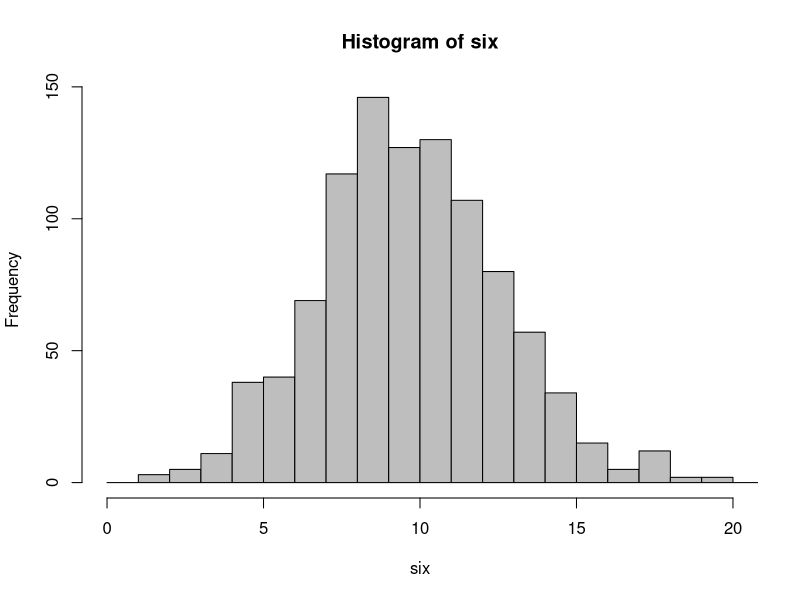
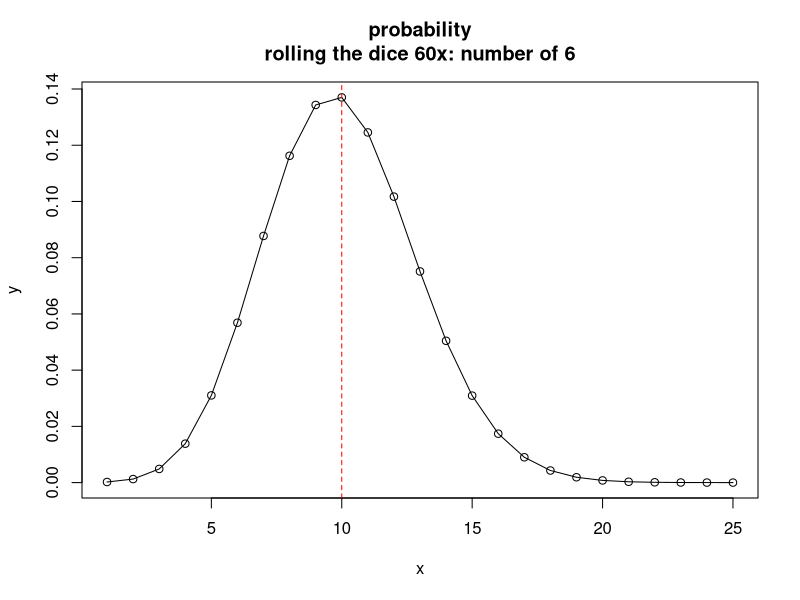
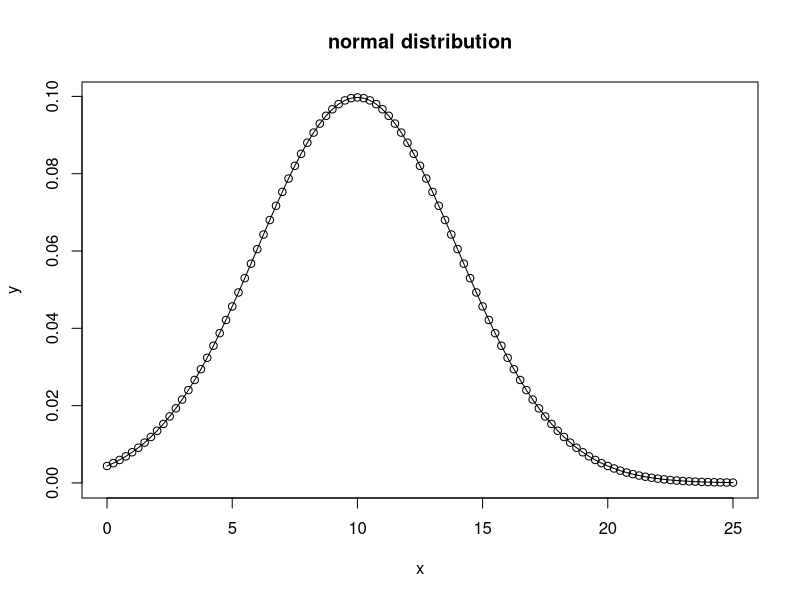
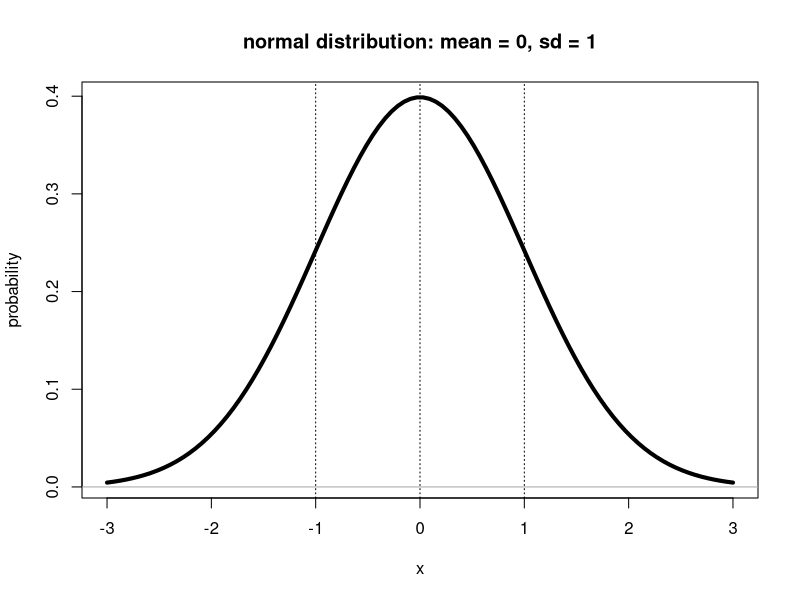
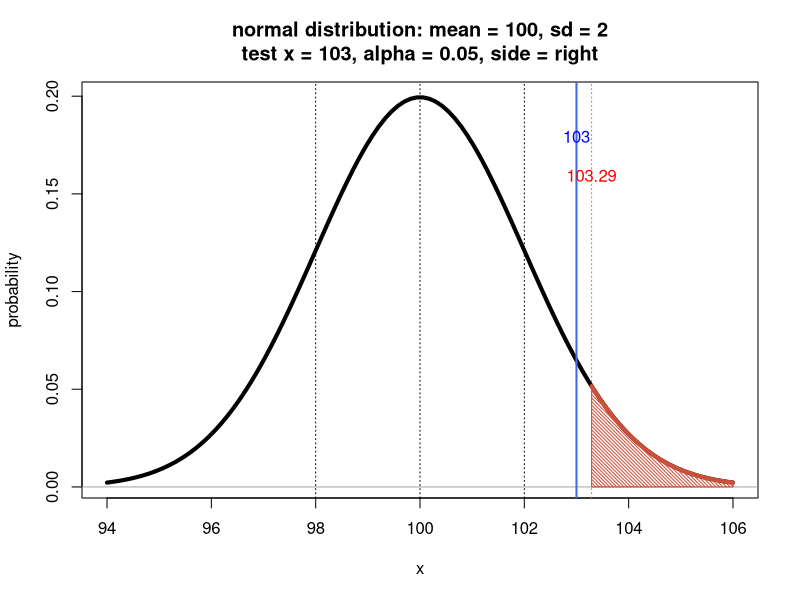
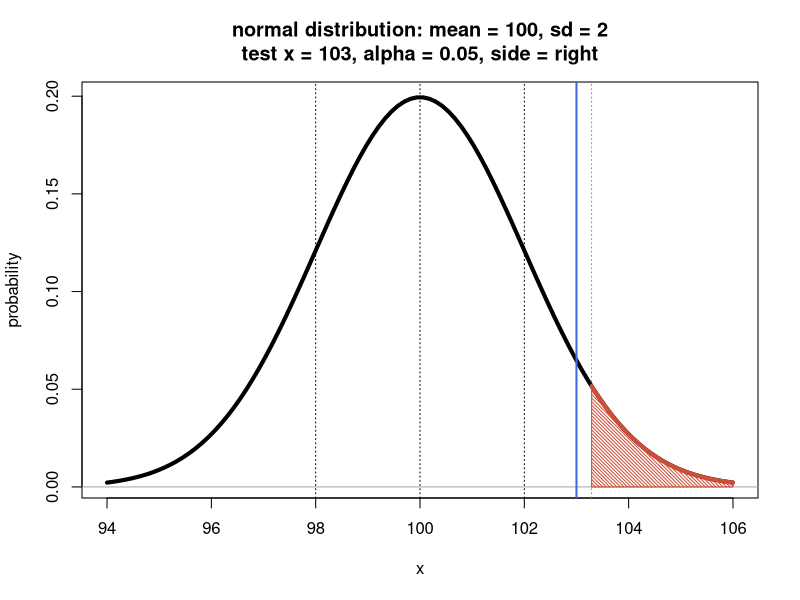
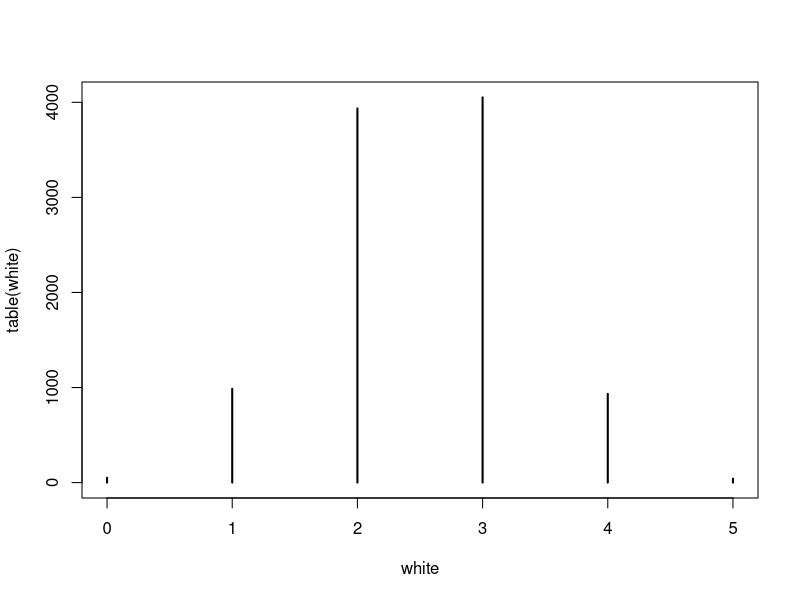
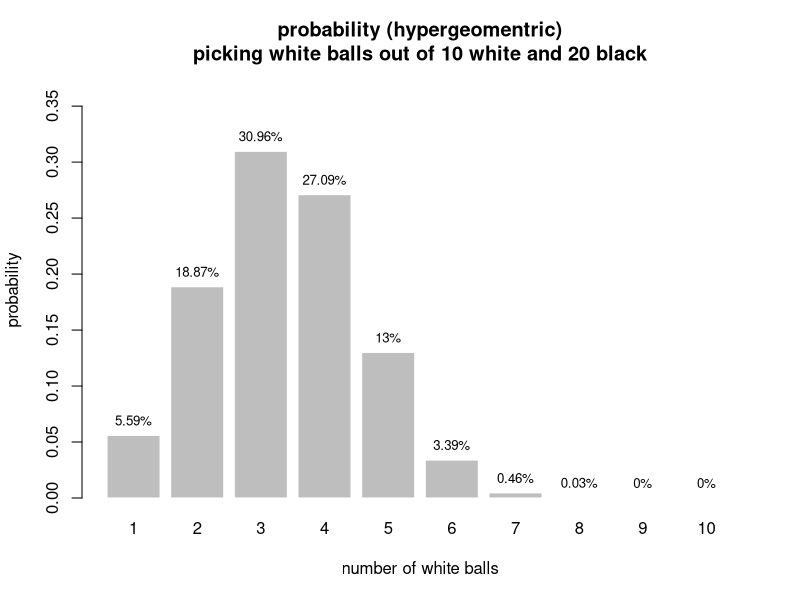

The R source for these figures, in order: (Note: this script raises an error after producing the figures.)
#############################################################################
## uniform distirbution
#############################################################################

# 10 random numbers between 0 and 1
runif(10)

# 10 random numbers between 1 and 10
runif(n = 10, min = 1, max = 10)


#############################################################################
## binomial distribution (flipping a coin)
#############################################################################

# set seed to get reproducable result
set.seed(100)                              

# Flipping a coin 10x
coin <- rbinom(n=10, size=1, prob=1/2) 
ifelse(coin == 0, "head", "tail")

# number of 6, rolling the dice 60x
rbinom(n=1, size=60, prob=1/6)     

# number of 6, rolling the dice 60x, 1000x
six <- rbinom(n=1000, size=60, prob=1/6)
hist(six, col="grey", xlim=c(0,20), breaks = c(0:30))

# density
x <- c(1:25)
y <- dbinom(x = x, size = 60, prob = 1/6) 
plot(x,y, main = "probability\nrolling the dice 60x: number of 6")
lines(x,y)
abline(v=60*1/6, col="red", lty=2)

# rolling the dice 60x, number of 6 between 8 and 10
pbinom(10, 60, 1/6) - pbinom(7, 60, 1/6)
dbinom(8, 60, 1/6) + dbinom(9, 60, 1/6) + dbinom(10, 60, 1/6)


#############################################################################
## normal distribution (length with deviation)
#############################################################################

# set seed to get reproducable result
set.seed(100)                              
x <- seq(0,25, by=0.25)
y <- dnorm(x, mean = 10, sd = 4)
plot(x,y, main = "normal distribution")
lines(x,y)


################################################################################
# plot_norm
################################################################################

plot_norm <- function(mean = 0, sd = 1, test_x = NA, alpha = NA, side = "both", show_text = TRUE)  {
  
  # plot normal distribution
  x <- seq(mean - 3*sd, mean + 3*sd, length.out = 100)
  y <- dnorm(x, mean = mean, sd = sd)
  title = paste0("normal distribution: mean = ", mean, ", sd = ", sd)
  if (!is.na(alpha) & is.na(test_x)) {
    title = paste0(title, "\n", "alpha = ", alpha, ", side = ", side)
  } else if (!is.na(alpha) & !is.na(test_x)) {
    title = paste0(title, "\n", "test x = ", test_x, ", alpha = ", alpha, ", side = ", side)
  } 
  plot(x,y, type = "l", lwd = 4, main = title, ylab = "probability")
  
  # plot mean, sd, test_x
  abline(v = mean, col = "black", lty="dotted", lwd = 1)
  abline(v = mean - sd, col = "black", lty = "dotted", lwd = 1)
  abline(v = mean + sd, col = "black", lty = "dotted", lwd = 1)
  abline(h = 0, col = "darkgrey")
  if (!is.na(test_x)) {
    abline(v = test_x, col = "royalblue", lty = "solid", lwd = 2)
    if (show_text)  {
      text(test_x, max(y)*0.9, test_x, col = "blue")
    }
  }
  
  # if side both, split alpha in left and right
  if (!is.na(alpha) & side == "both") {
    alpha_side = alpha/2
  } else {
    alpha_side = alpha
  }
  
  # plot alpha left side
  if (!is.na(alpha) & (side == "both" | side == "left")) {
  
    x_min = qnorm(alpha_side, mean = mean, sd = sd)
    abline(v = x_min, col = "tomato3", lty = "dotted", lwd = 1)
    if (show_text)  {
      text(x_min, max(y)*0.8, round(x_min,2), col = "red")
    }
    x_alpha <- seq(min(x), x_min, length.out = 50)
    y_alpha <- dnorm(x_alpha, mean = mean, sd = sd)
    x_poly <- c(min(x_alpha), x_alpha, max(x_alpha))
    y_poly <- c(0, y_alpha, 0)
    points(x_poly, y_poly, type = "n")
    polygon(x_poly, y_poly, col = "tomato3", border = "tomato3", density = 40, angle = 135)
    lines(x_alpha, y_alpha, col = "tomato3", lwd = 4)
  } # if side
  
  # plot alpha right side
  if (!is.na(alpha) & (side == "both" | side == "right")) {
    
    x_max = qnorm(1 - alpha_side, mean = mean, sd = sd)
    abline(v = x_max, col = "tomato", lty = "dotted", lwd = 1)
    if (show_text)  {
      text(x_max, max(y)*0.8, round(x_max,2), col = "red")
    }  
    x_alpha <- seq(x_max, max(x), length.out = 50)
    y_alpha <- dnorm(x_alpha, mean = mean, sd = sd)
    x_poly <- c(min(x_alpha), x_alpha, max(x_alpha))
    y_poly <- c(0, y_alpha, 0)
    points(x_poly, y_poly, type = "n")
    polygon(x_poly, y_poly, col = "tomato3", border = "tomato3", density = 40, angle = 135)
    lines(x_alpha, y_alpha, col = "tomato3", lwd = 4)
  } # if side
} # plot_norm

#testing
plot_norm()
plot_norm(mean = 100, sd = 2, alpha = 0.05, side="right", test_x = 103)
plot_norm(mean = 100, sd = 2, alpha = 0.05, side="right", test_x = 103, show_text = FALSE)


#############################################################################
## hypergeometric distribution (picking black/white balls from an urn)
#############################################################################

# nn = numer of experiments
# m  = number of white balls in urn 
# n  = number of black balls in urn
# k  = number of balls taken out

# urn with 9 white and 1 black balls, 1 ball taken out, experiment 100x
# number of white balls per experiment
white <- rhyper(nn = 100, m=9, n=1, k=1)     

# urn with 5 white and 5 black balls, 5 balls taken out, experiment 10000x
# number of white balls per experiment
white <- rhyper(nn = 10000, m=5, n=5, k=5)     
plot(table(white), xlim = c(0,5))

# density 
m = 10     # number of white balls in urn 
n = 20     # number of black balls in urn
k = 10     # number of balls taken out
x <- c(1:k)
y <- dhyper(x = x, m=m, n=n, k=k) 
p <- barplot(y, names.arg = x, 
             ylim = c(0, max(y)*1.2),
             main = paste("probability (hypergeomentric)\npicking white balls out of", m, "white and", n, "black"),
             xlab = "number of white balls",
             ylab = "probability",
             border = FALSE)
text(p[,1],y, paste0(round(y*100,2),"%"), pos=3, cex = 0.8)


################################################################################
# chisq (test if groups are different)
################################################################################

m <- as.table(rbind(c(762, 327, 468), c(484, 239, 477)))
dimnames(M) <- list(gender = c("F", "M"),
                    party = c("Democrat","Independent", "Republican"))
m

xsq <- chisq.test(m)  # test summary
xsq

xsq$observed   # observed counts (same as m)
xsq$expected   # expected counts under the null
xsq$residuals  # Pearson residuals
xsq$stdres     # standardized residuals
xsq$p.value    # p-value (if p-value is e.g. <= 0.05, groups are different)

# H0 = groups are equal
# HA -> H0 can be rejected with probability of error p-value
# if p-value <= 0.05, groups are different
result <- ifelse(xsq$p.value <= 0.05, "different", "equal")
print(paste("groups are", result ))

################################################################################
# Example "The Lady Tasting Tea" (binomial distribution)
################################################################################

# 10 cups of tea, guess if milk before tea
n <- 10

# plot normal distribution
x <- 1:10
y <- dbinom(x, 10, 0.5)
barplot(y, names.arg = x)

# level of significance (Signifikanzniveau) 
# for rejection area (Ablehnungsbereich) 8..10
1 - pbinom(7, 10, 0.5)

# quality (Güte) if real p = 0.8
x <- 1:10
y <- dbinom(x, 10, 0.5)
y2 <- dbinom(x, 10, 0.8)
barplot(y, names.arg = x)
barplot(y2, names.arg = x, col=rgb(0,0,1,alpha=0.3) , add = TRUE)

1 - pbinom(7, 10, 0.8)

# level of significance (Signifikanzniveau) alpha = 0.05
# significance area (Signifikanzbereich) = ?
qbinom(1-0.05, 10, 0.5)
sum(dbinom(9:10, 10, 0.5))

# level of significance (Signifikanzniveau) alpha = 0.06
# significance area (Signifikanzbereich) = ?
qbinom(1-0.06, 10, 0.5)
sum(dbinom(8:10, 10, 0.5))

################################################################################
# Example "chocolate bar" (normal distribution)
################################################################################

# chocolate bar production, 100g +/- 2g standard deviation
# sample of 10, is production ok?
mean <- 100
sd <- 2
alpha <- 0.01
sp <- c(100,97,101,96,98,102,96,100,101,98)

# H0: average of sample = 100
# H1: average of sample != 100

# Normal distribution
x <- seq(90,110, by=0.5)
y <- dnorm(x, mean = mean, sd = sd)
plot(x,y, ylim=c(0,0.7))
lines(x,y)
abline(v=mean, col = "red", lty="dotted")

# average of sample
sp_mean <- mean(sp)
sp_mean
abline(v=sp_mean, col="blue", lty="dotted")

# average of sample is normal distributed 
# the bigger the sample, the smaller the distribution
sd_mean <- sd/sqrt(10)
x2 <- seq(97,103, by=0.2)
y2 <- dnorm(x2, mean = mean, sd = sd_mean)
points(x2,y2, col="red")
lines(x2,y2, col="red")

# is average of sample within the range of variation (100g) ?
qnorm(alpha, mean = mean, sd = sd_mean)
